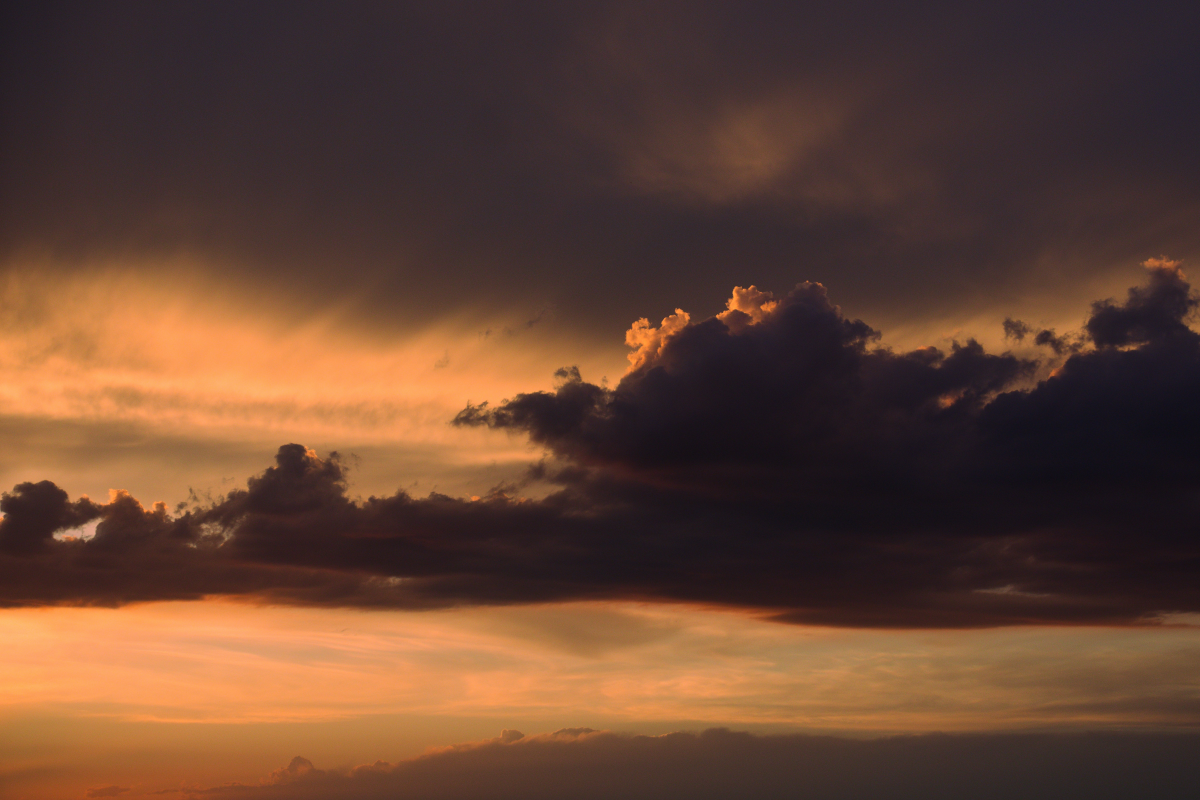
#> input picture images/nature.jpg, 6000 x 4000 px (shown at 1/5 size)
$ python girar.py
#> lines starting #> are read from the running program, lines starting #| are printed output that depends on the picture
import cv2

img = cv2.imread('images/nature.jpg')
#> img is the input picture: shape (4000, 6000, 3); mean B, G, R 50.5, 66.7, 98.9
image_resize = cv2.resize(img, (600, 600), interpolation=cv2.INTER_AREA)
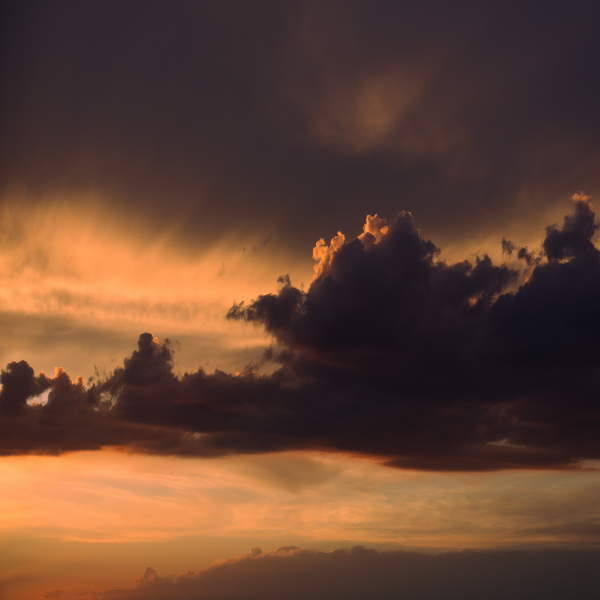
#> image_resize: shape (600, 600, 3); mean B, G, R 50.5, 66.7, 98.9

giro = cv2.rotate(image_resize, cv2.ROTATE_90_CLOCKWISE)
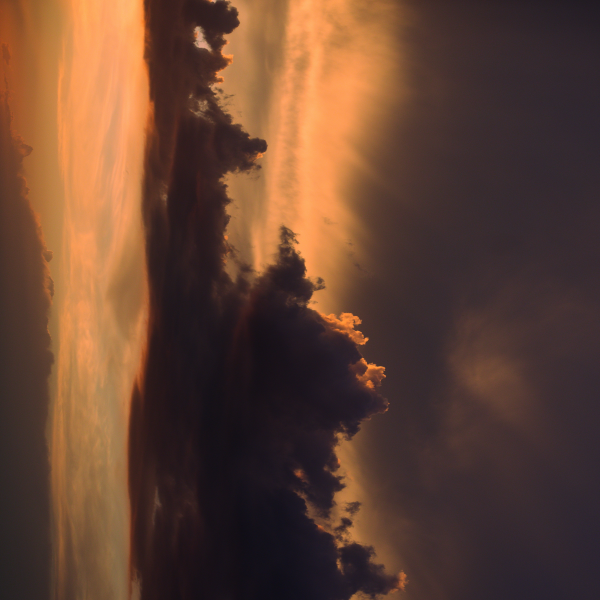
#> giro: shape (600, 600, 3); mean B, G, R 50.5, 66.7, 98.9


cv2.imshow('imagem 90 graus', giro)
cv2.waitKey(0)
